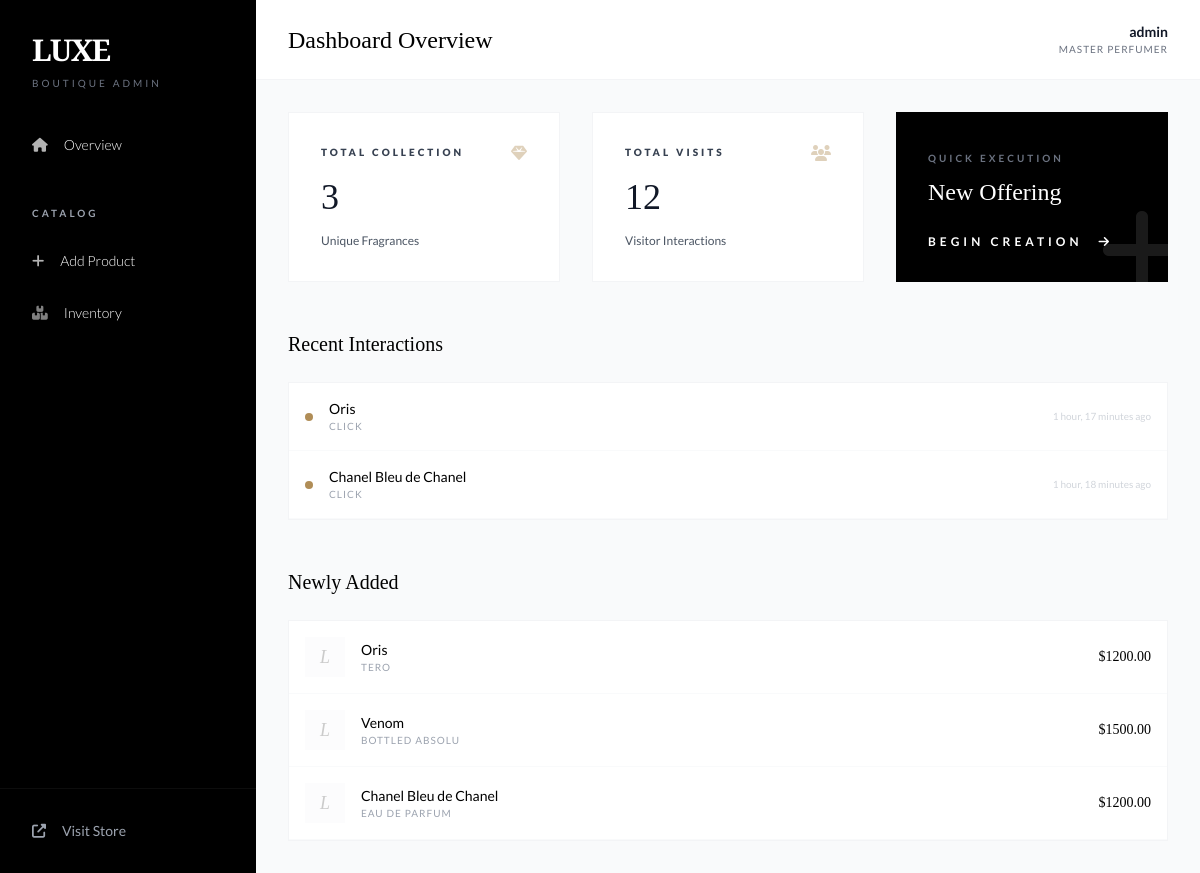
/dashboard/ (signed in), run on the app's committed database.
### users/models.py (models this page shows, shortened)
class User(AbstractUser):
    email = models.EmailField(unique=True)
    phone = models.CharField(max_length=20, blank=True, null=True)
    ip_address = models.GenericIPAddressField(blank=True, null=True) # Useful for basic security/fraud checks
    created_at = models.DateTimeField(auto_now_add=True)
    updated_at = models.DateTimeField(auto_now=True)
    USERNAME_FIELD = 'email'
    REQUIRED_FIELDS = ['username']

### analytics/models.py (models this page shows, shortened)
class ProductEvent(models.Model):
    EVENT_TYPES = [
        ('click', 'Click'),
        ('view', 'View'),
        ('add_to_cart', 'Add to Cart'),
        ('wishlist', 'Add to Wishlist'),
    ]
    product = models.ForeignKey(Product, on_delete=models.CASCADE, related_name='analytics_events')
    event_type = models.CharField(max_length=20, choices=EVENT_TYPES)
    session_key = models.CharField(max_length=40, db_index=True, blank=True, null=True)
    user = models.ForeignKey(settings.AUTH_USER_MODEL, on_delete=models.SET_NULL, null=True, blank=True)
    created_at = models.DateTimeField(auto_now_add=True)
    class Meta:
        ordering = ['-created_at']
        verbose_name = "Product Event"
        verbose_name_plural = "Product Events"

### products/models.py (models this page shows, shortened)
class Product(models.Model):
    GENDER_CHOICES = [
        ('men', 'Men'),
        ('women', 'Women'),
        ('unisex', 'Unisex'),
    ]
    CONCENTRATION_CHOICES = [
        ('mist', 'Body Mist / Splash'),
        ('edc', 'Eau de Cologne (EDC)'),
        ('edt', 'Eau de Toilette (EDT)'),
        ('edp', 'Eau de Parfum (EDP)'),
        ('parfum', 'Extrait de Parfum'),
        ('oil', 'Perfume Oil / Attar'),
    ]
    PERFUME_CATEGORY_SUGGESTIONS = [
    "Floral",
    "Woody",
    "Amber",
    "Citrus",
    "Fresh / Aquatic",
    "Gourmand",
    "Spicy",
    "Chypre",
    "Leather",
    "Aromatic",
    ]
    name = models.CharField(max_length=255)
    slug = models.SlugField(max_length=255, unique=True, blank=True)
    short_description = models.CharField(max_length=255)
    description = models.TextField()
    category = models.CharField(max_length=100, db_index=True)
    top_notes = models.CharField(max_length=255, blank=True, null=True)
    heart_notes = models.CharField(max_length=255, blank=True, null=True)
    base_notes = models.CharField(max_length=255, blank=True, null=True)
    gender = models.CharField(max_length=10, choices=GENDER_CHOICES, default='unisex')
    concentration = models.CharField(max_length=15, choices=CONCENTRATION_CHOICES, default='edp')
    sizes = models.ManyToManyField(Size, related_name='products')
    base_price = models.DecimalField(max_digits=10, decimal_places=2)
    sale_price = models.DecimalField(max_digits=10, decimal_places=2, blank=True, null=True)
    stock_quantity = models.PositiveIntegerField(default=0)
    low_stock_threshold = models.PositiveIntegerField(default=5)
    is_active = models.BooleanField(default=True)
    is_bestseller = models.BooleanField(default=False)
    is_new_arrival = models.BooleanField(default=False)
    meta_title = models.CharField(max_length=255, blank=True, null=True)
    meta_description = models.TextField(blank=True, null=True)
    created_at = models.DateTimeField(auto_now_add=True)
    updated_at = models.DateTimeField(auto_now=True)
    class Meta:
        ordering = ['-created_at']

### administration/views.py (the view)
# urls.py: path('', views.DashboardView.as_view(), name='dashboard'),
class DashboardView(LoginRequiredMixin, StaffRequiredMixin, TemplateView):
    template_name = 'administration/dashboard.html'
    def get_context_data(self, **kwargs):
        context = super().get_context_data(**kwargs)
        context['total_products'] = Product.objects.count()
        context['total_visits'] = PageVisit.objects.count()
        context['recent_events'] = ProductEvent.objects.order_by('-created_at')[:10]
        context['recent_products'] = Product.objects.order_by('-created_at')[:5]
        return context

### administration/views.py (called while the page is built)
    def test_func(self):
        return self.request.user.is_staff

### cart/context_processors.py (called while the page is built)
def cart_count(request):
    try:
        cart = get_cart(request)
        return {'cart_count': cart.total_items_count}
    except:
        return {'cart_count': 0}

### cart/models.py (called while the page is built)
    @property
    def total_items_count(self):
        return sum(item.quantity for item in self.items.all())

### cart/utils.py (called while the page is built)
def get_cart(request):
    if request.user.is_authenticated:
        cart, created = Cart.objects.get_or_create(user=request.user)
    else:
        session_key = request.session.session_key
        if not session_key:
            request.session.create()
            session_key = request.session.session_key
        cart, created = Cart.objects.get_or_create(session_key=session_key)
    return cart

### main/context_processors.py (called while the page is built)
def site_context(request):
    settings = PlatformSettings.objects.first()
    nav_links = NavLinks.objects.filter(is_active=True)
    footer_links = FooterLinks.objects.filter(is_active=True)
    site_settings = SiteSettings.objects.all().first()
    return {
        'platform_settings': settings,
        'nav_links': nav_links,
        'footer_links': footer_links,
        'site_settings': site_settings,
    }

### users/context_processors.py (called while the page is built)
def auth_settings_context(request):
    return {
        'auth_settings': AuthSettings.objects.first()
    }

### wishlist/context_processors.py (called while the page is built)
def wishlist_contents(request):
    wishlist = get_wishlist(request)
    wishlist_product_ids = set(wishlist.items.values_list('product_id', flat=True))
    return {
        'wishlist_product_ids': wishlist_product_ids,
        'wishlist_count': len(wishlist_product_ids)
    }

### wishlist/utils.py (called while the page is built)
def get_wishlist(request):
    if request.user.is_authenticated:
        wishlist, _ = Wishlist.objects.get_or_create(user=request.user)
    else:
        if not request.session.session_key:
            request.session.create()
        wishlist, _ = Wishlist.objects.get_or_create(session_key=request.session.session_key)
    return wishlist

### templates/administration/dashboard.html (shortened to what this page needs)
{% extends 'administration/admin_base.html' %}
{% block header_title %}
    <h2 class="font-serif text-2xl font-normal">Dashboard Overview</h2>
{% endblock %}
{% block content %}
<div class="grid grid-cols-1 md:grid-cols-2 lg:grid-cols-3 gap-8">
    <div class="bg-white p-8 border border-gray-100 space-y-4">
        <div class="flex justify-between items-start">
            <span class="text-[10px] tracking-[3px] uppercase text-gray-700 font-black">Total Collection</span>
            <i class="fas fa-gem text-theme_accent opacity-40"></i>
        </div>
        <p class="text-4xl font-serif text-gray-900">{{ total_products }}</p>
        <p class="text-xs text-gray-600 font-medium">Unique Fragrances</p>
    </div>
    <div class="bg-white p-8 border border-gray-100 space-y-4">
        <div class="flex justify-between items-start">
            <span class="text-[10px] tracking-[3px] uppercase text-gray-700 font-black">Total Visits</span>
            <i class="fas fa-users text-theme_accent opacity-40"></i>
        </div>
        <p class="text-4xl font-serif text-gray-900">{{ total_visits }}</p>
        <p class="text-xs text-gray-600 font-medium">Visitor Interactions</p>
    </div>
    <div class="bg-black p-8 text-white relative overflow-hidden flex flex-col justify-between group">
        <div class="relative z-10">
            <span class="text-[10px] tracking-[3px] uppercase text-gray-500 font-bold">Quick Execution</span>
            <h3 class="font-serif text-2xl mt-2">New Offering</h3>
        </div>
        <a href="{% url 'administration:add_product' %}" class="relative z-10 inline-flex items-center gap-4 text-xs tracking-[4px] uppercase font-bold mt-4 group-hover:text-theme_accent transition">
            Begin Creation <i class="fas fa-arrow-right"></i>
        </a>
        <i class="fas fa-plus absolute -bottom-4 -right-4 text-8xl opacity-10 group-hover:scale-110 transition-transform duration-700"></i>
    </div>
</div>
<div class="mt-12 grid grid-cols-1 xl:grid-cols-2 gap-12">
    <div class="space-y-6">
        <h3 class="font-serif text-xl">Recent Interactions</h3>
        <div class="bg-white border border-gray-100 overflow-hidden">
            {% for event in recent_events %}
            <div class="p-4 border-b border-gray-50 flex items-center justify-between hover:bg-gray-50 transition">
                <div class="flex items-center gap-4">
                    <div class="w-2 h-2 rounded-full bg-theme_accent"></div>
                    <div>
                        <p class="text-sm font-medium">{{ event.product.name }}</p>
                        <p class="text-[10px] uppercase tracking-widest text-gray-400">{{ event.get_event_type_display }}</p>
                    </div>
                </div>
                <span class="text-[10px] text-gray-300">{{ event.created_at|timesince }} ago</span>
            </div>
            {% empty %}
            <div class="p-8 text-center text-gray-400 text-sm">No recent events recorded.</div>
            {% endfor %}
        </div>
    </div>
    <div class="space-y-6">
        <h3 class="font-serif text-xl">Newly Added</h3>
        <div class="bg-white border border-gray-100 overflow-hidden">
            {% for prod in recent_products %}
            <div class="p-4 border-b border-gray-50 flex items-center justify-between hover:bg-gray-50 transition">
                <div class="flex items-center gap-4">
                    <div class="w-10 h-10 bg-gray-100 flex items-center justify-center font-serif text-lg italic opacity-20">L</div>
                    <div>
                        <p class="text-sm font-medium">{{ prod.name }}</p>
                        <p class="text-[10px] uppercase tracking-widest text-gray-400">{{ prod.category }}</p>
                    </div>
                </div>
                <p class="text-sm font-serif"> ${{ prod.base_price }} </p>
            </div>
            {% empty %}
            <div class="p-8 text-center text-gray-400 text-sm">Catalog is currently empty.</div>
            {% endfor %}
        </div>
    </div>
</div>
{% endblock %}

### templates/administration/admin_base.html (shortened to what this page needs)
<!DOCTYPE html>
<html lang="en">
<head>
    <link rel="stylesheet" href="https://cdnjs.cloudflare.com/ajax/libs/font-awesome/6.4.0/css/all.min.css">
    <script src="https://cdn.tailwindcss.com"></script>
</head>
<body class="bg-[#F9FAFB] font-sans antialiased">
    <div class="flex min-h-screen">
        <aside class="w-64 bg-black text-white shrink-0 hidden lg:flex flex-col">
            <div class="p-8">
                <h1 class="font-serif text-3xl font-bold tracking-tighter">LUXE</h1>
                <p class="text-[10px] tracking-[3px] uppercase text-gray-500 mt-2">Boutique Admin</p>
            </div>
            <nav class="flex-grow px-4 space-y-2">
                <a href="{% url 'administration:dashboard' %}" class="flex items-center gap-4 px-4 py-3 rounded-md hover:bg-white/10 transition group">
                    <i class="fas fa-home text-sm opacity-70 group-hover:opacity-100"></i>
                    <span class="text-sm font-light">Overview</span>
                </a>
                <div class="pt-6 pb-2 px-4">
                    <span class="text-[10px] tracking-[3px] uppercase text-gray-400 font-bold">Catalog</span>
                </div>
                <a href="{% url 'administration:add_product' %}" class="flex items-center gap-4 px-4 py-3 rounded-md hover:bg-white/10 transition group">
                    <i class="fas fa-plus text-sm opacity-70 group-hover:opacity-100"></i>
                    <span class="text-sm font-light">Add Product</span>
                </a>
                <a href="#" class="flex items-center gap-4 px-4 py-3 rounded-md hover:bg-white/10 transition group">
                    <i class="fas fa-boxes text-sm opacity-50 group-hover:opacity-100"></i>
                    <span class="text-sm font-light">Inventory</span>
                </a>
            </nav>
            <div class="p-8 border-t border-white/5">
                <a href="/" class="flex items-center gap-4 text-gray-400 hover:text-white transition group">
                    <i class="fas fa-external-link-alt text-sm"></i>
                    <span class="text-sm">Visit Store</span>
                </a>
            </div>
        </aside>
        <main class="flex-grow flex flex-col">
            <header class="h-20 bg-white border-b border-gray-100 flex items-center justify-between px-8">
                <div>
                    {% block header_title %}{% endblock %}
                </div>
                <div class="flex items-center gap-6">
                    <div class="text-right">
                        <p class="text-sm font-bold text-gray-900">{{ request.user.get_full_name|default:request.user.username }}</p>
                        <p class="text-[10px] uppercase tracking-widest text-gray-500 font-medium">Master Perfumer</p>
                    </div>
                </div>
            </header>
            <div class="flex-grow overflow-y-auto p-8 custom-scrollbar">
                {% block content %}{% endblock %}
            </div>
        </main>
    </div>
</body>
</html>

### data on the page
User: user.get_full_name "admin"
ProductEvent: product.name "Oris", event_type "CLICK", created_at "1 hour, 17 minutes"
ProductEvent: product.name "Chanel Bleu de Chanel", event_type "CLICK", created_at "1 hour, 18 minutes"
Product: name "Oris", category "TERO", base_price "1200.00"
Product: name "Venom", category "BOTTLED ABSOLU", base_price "1500.00"
Product: name "Chanel Bleu de Chanel", category "EAU DE PARFUM", base_price "1200.00"

### other printed values
{{ total_products }} "3"
{{ total_visits }} "12"
